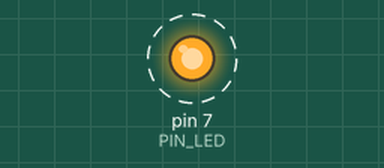
The sketch below on a simulated Arduino Uno, built with avr-gcc and run on an emulated ATmega328P. Parts: output pins drawn as LEDs (lit = HIGH). Dashed ring = blinking. At 2.0 s the program stops and its outputs stay as they are.

Above: at 1.05 s.
Timing chart, 0 to 3.5 s (numbered marks = the images above):
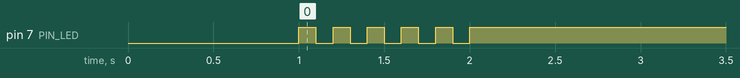

Measured:
- by itself, pin 7 (PIN_LED): alternates HIGH for 0.10 s and LOW for 0.10 s, 11 changes in all, then stays HIGH

The sketch:

05_practice_2.ino.ino
```cpp
#define PIN_LED 7

int count;

void setup() {
  pinMode(PIN_LED, OUTPUT);
  digitalWrite(PIN_LED, 0);
  delay(1000);
}

void loop() {
  digitalWrite(PIN_LED, 1);
  delay(100);
  digitalWrite(PIN_LED, 0);
  delay(100);
  count++;

  if (count==5) {
    digitalWrite(PIN_LED,1);
     while(1){
  }
  }

}
```
